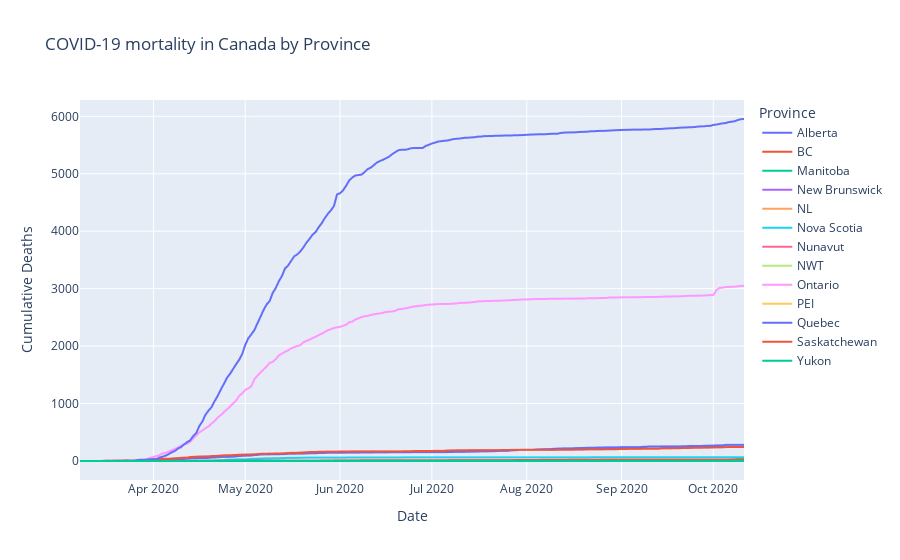

Notebook code cell kept with this figure:
### Code cell
fig = px.line(
    mortality_provinces,
    x="date_death_report",
    y="cumulative_deaths",
    color="province",
    title="COVID-19 mortality in Canada by Province",
    labels=dict(
        date_death_report="Date",
        cumulative_deaths="Cumulative Deaths",
        province="Province",
    ),
    height=600,
)
fig.show()

### Figure 1 — Plotly figure (JSON) as saved in the notebook; plotly's stock layout.template omitted (floating-point values rounded to 4 significant figures; data arrays with more than 128 entries replaced by an {"elided": "..."} marker saying what was removed)
{"data": [{"hovertemplate": "Province=Alberta<br>Date=%{x}<br>Cumulative Deaths=%{y}<extra></extra>", "legendgroup": "Alberta", "line": {"color": "#636efa", "dash": "solid"}, "mode": "lines", "name": "Alberta", "showlegend": true, "type": "scattergl", "x": {"elided": "218 str values"}, "xaxis": "x", "y": {"elided": "218 int values"}, "yaxis": "y"}, {"hovertemplate": "Province=BC<br>Date=%{x}<br>Cumulative Deaths=%{y}<extra></extra>", "legendgroup": "BC", "line": {"color": "#EF553B", "dash": "solid"}, "mode": "lines", "name": "BC", "showlegend": true, "type": "scattergl", "x": {"elided": "218 str values"}, "xaxis": "x", "y": {"elided": "218 int values"}, "yaxis": "y"}, {"hovertemplate": "Province=Manitoba<br>Date=%{x}<br>Cumulative Deaths=%{y}<extra></extra>", "legendgroup": "Manitoba", "line": {"color": "#00cc96", "dash": "solid"}, "mode": "lines", "name": "Manitoba", "showlegend": true, "type": "scattergl", "x": {"elided": "218 str values"}, "xaxis": "x", "y": {"elided": "218 int values"}, "yaxis": "y"}, {"hovertemplate": "Province=New Brunswick<br>Date=%{x}<br>Cumulative Deaths=%{y}<extra></extra>", "legendgroup": "New Brunswick", "line": {"color": "#ab63fa", "dash": "solid"}, "mode": "lines", "name": "New Brunswick", "showlegend": true, "type": "scattergl", "x": {"elided": "218 str values"}, "xaxis": "x", "y": {"elided": "218 int values"}, "yaxis": "y"}, {"hovertemplate": "Province=NL<br>Date=%{x}<br>Cumulative Deaths=%{y}<extra></extra>", "legendgroup": "NL", "line": {"color": "#FFA15A", "dash": "solid"}, "mode": "lines", "name": "NL", "showlegend": true, "type": "scattergl", "x": {"elided": "218 str values"}, "xaxis": "x", "y": {"elided": "218 int values"}, "yaxis": "y"}, {"hovertemplate": "Province=Nova Scotia<br>Date=%{x}<br>Cumulative Deaths=%{y}<extra></extra>", "legendgroup": "Nova Scotia", "line": {"color": "#19d3f3", "dash": "solid"}, "mode": "lines", "name": "Nova Scotia", "showlegend": true, "type": "scattergl", "x": {"elided": "218 str values"}, "xaxis": "x", "y": {"elided": "218 int values"}, "yaxis": "y"}, {"hovertemplate": "Province=Nunavut<br>Date=%{x}<br>Cumulative Deaths=%{y}<extra></extra>", "legendgroup": "Nunavut", "line": {"color": "#FF6692", "dash": "solid"}, "mode": "lines", "name": "Nunavut", "showlegend": true, "type": "scattergl", "x": {"elided": "218 str values"}, "xaxis": "x", "y": {"elided": "218 int values"}, "yaxis": "y"}, {"hovertemplate": "Province=NWT<br>Date=%{x}<br>Cumulative Deaths=%{y}<extra></extra>", "legendgroup": "NWT", "line": {"color": "#B6E880", "dash": "solid"}, "mode": "lines", "name": "NWT", "showlegend": true, "type": "scattergl", "x": {"elided": "218 str values"}, "xaxis": "x", "y": {"elided": "218 int values"}, "yaxis": "y"}, {"hovertemplate": "Province=Ontario<br>Date=%{x}<br>Cumulative Deaths=%{y}<extra></extra>", "legendgroup": "Ontario", "line": {"color": "#FF97FF", "dash": "solid"}, "mode": "lines", "name": "Ontario", "showlegend": true, "type": "scattergl", "x": {"elided": "218 str values"}, "xaxis": "x", "y": {"elided": "218 int values"}, "yaxis": "y"}, {"hovertemplate": "Province=PEI<br>Date=%{x}<br>Cumulative Deaths=%{y}<extra></extra>", "legendgroup": "PEI", "line": {"color": "#FECB52", "dash": "solid"}, "mode": "lines", "name": "PEI", "showlegend": true, "type": "scattergl", "x": {"elided": "218 str values"}, "xaxis": "x", "y": {"elided": "218 int values"}, "yaxis": "y"}, {"hovertemplate": "Province=Quebec<br>Date=%{x}<br>Cumulative Deaths=%{y}<extra></extra>", "legendgroup": "Quebec", "line": {"color": "#636efa", "dash": "solid"}, "mode": "lines", "name": "Quebec", "showlegend": true, "type": "scattergl", "x": {"elided": "218 str values"}, "xaxis": "x", "y": {"elided": "218 int values"}, "yaxis": "y"}, {"hovertemplate": "Province=Saskatchewan<br>Date=%{x}<br>Cumulative Deaths=%{y}<extra></extra>", "legendgroup": "Saskatchewan", "line": {"color": "#EF553B", "dash": "solid"}, "mode": "lines", "name": "Saskatchewan", "showlegend": true, "type": "scattergl", "x": {"elided": "218 str values"}, "xaxis": "x", "y": {"elided": "218 int values"}, "yaxis": "y"}, {"hovertemplate": "Province=Yukon<br>Date=%{x}<br>Cumulative Deaths=%{y}<extra></extra>", "legendgroup": "Yukon", "line": {"color": "#00cc96", "dash": "solid"}, "mode": "lines", "name": "Yukon", "showlegend": true, "type": "scattergl", "x": {"elided": "218 str values"}, "xaxis": "x", "y": {"elided": "218 int values"}, "yaxis": "y"}], "layout": {"autosize": true, "legend": {"title": {"text": "Province"}, "tracegroupgap": 0}, "title": {"text": "COVID-19 mortality in Canada by Province"}, "xaxis": {"anchor": "y", "autorange": true, "domain": [0, 1], "range": ["2020-03-08", "2020-10-11"], "title": {"text": "Date"}, "type": "date"}, "yaxis": {"anchor": "x", "autorange": true, "domain": [0, 1], "range": [-330.7, 6284.0], "title": {"text": "Cumulative Deaths"}, "type": "linear"}}}
